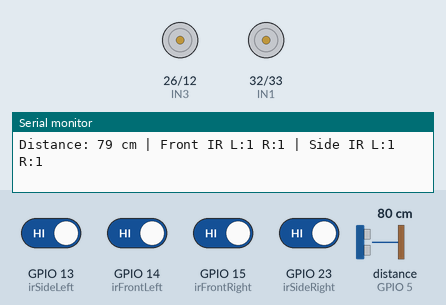
This sketch was run on a simulated ESP32. Parts: motor-driver pin pairs drawn as motors (green arrow = first pin HIGH = forward, orange = second pin HIGH = backward, longer = more drive), the last lines printed to the serial monitor. Wiring (inferred from the names in the program): ultrasonic range finder: trigger GPIO 4; echo GPIO 5. The inputs (shaded band) are chosen by the test bench; at power-on: GPIO 13 (irSideLeft), GPIO 14 (irFrontLeft), GPIO 15 (irFrontRight), GPIO 23 (irSideRight) HIGH, distance to the obstacle (sensor on GPIO 5) 80 cm. The echo pulse lasts 58.3 µs per cm; WiFi joins after 1.5 s; servers stay silent unless stated; storage starts empty.

Above: at 2.7 s.
2.8 s: GPIO 13 (irSideLeft) driven LOW
At 3.5 s:
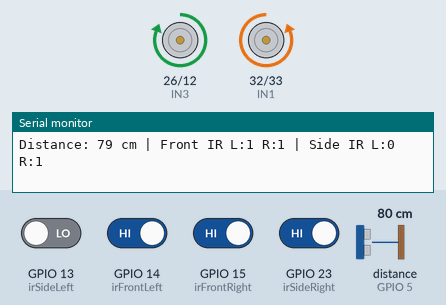
5.8 s: GPIO 23 (irSideRight) driven LOW
At 5.93 s:
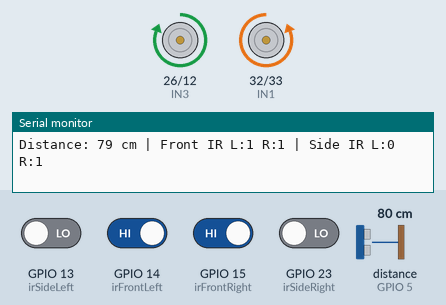
7.3 s: GPIO 13 (irSideLeft) driven HIGH
At 8.16 s:
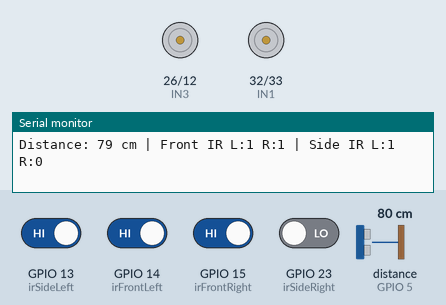
10.3 s: GPIO 23 (irSideRight) driven HIGH
At 10.39 s:
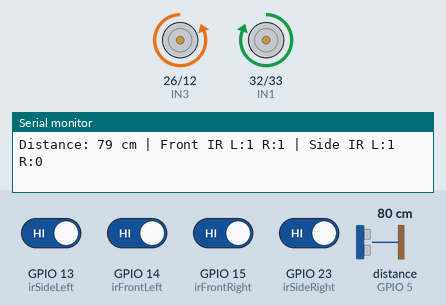
11.8 s: GPIO 14 (irFrontLeft) driven LOW and GPIO 15 (irFrontRight) driven LOW
At 13.0 s:
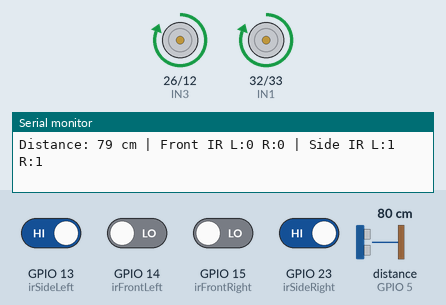
13.5 s: GPIO 14 (irFrontLeft) driven HIGH
At 14.6 s:
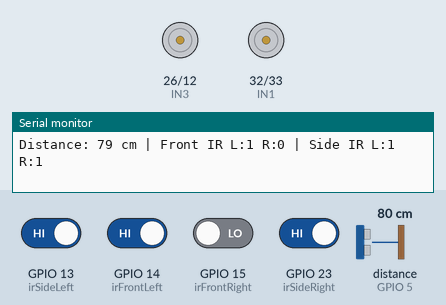
Timing chart, 0 to 16.0 s (numbered marks = the images above; inputs shaded):
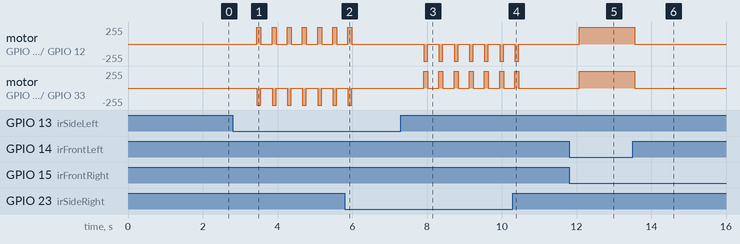

The sketch:

robo.ino
```cpp
#include <WiFi.h>
#include <WebServer.h>
#include <SPIFFS.h>

// Motor control pins
const int IN1 = 32;
const int IN2 = 33;
const int IN3 = 26;
const int IN4 = 12;

// Ultrasonic sensor pins
const int trigPin = 4;
const int echoPin = 5;

// IR sensor pins
const int irFrontRight = 15;
const int irFrontLeft = 14;
const int irSideLeft = 13;
const int irSideRight = 23;

// Distance threshold (in cm)
const int stopDistance = 20;

// WiFi Credentials
const char* ssid = "Samer Malaeb";
const char* password = "Millo_Isac";

// Web Server
WebServer server(80);

void serveFile(const char* path, const char* contentType) {
  File file = SPIFFS.open(path, "r");
  server.streamFile(file, contentType);
  file.close();
}

void setupWebsite() {
  // Initialize SPIFFS
  if (!SPIFFS.begin(true)) {
    Serial.println("SPIFFS Mount Failed");
    return;
  }

  // Configure routes
  server.on("/", HTTP_GET, []() {
    serveFile("/index.html", "text/html");
  });

  server.on("/style.css", HTTP_GET, []() {
    serveFile("/style.css", "text/css");
  });

  server.on("/app.js", HTTP_GET, []() {
    serveFile("/app.js", "application/javascript");
  });

  server.on("/sensor-data", HTTP_GET, []() {
    server.send(200, "application/json", "{\"waterLevel\":75}"); // Example data
  });

  server.on("/control/refill-water", HTTP_GET, []() {
    server.send(200, "text/plain", "Refill Started");
  });

  // Start server
  server.begin();
  Serial.println("Web server started");
}

void setup() {
  // Motor pins
  pinMode(IN1, OUTPUT);
  pinMode(IN2, OUTPUT);
  pinMode(IN3, OUTPUT);
  pinMode(IN4, OUTPUT);

  // Ultrasonic
  pinMode(trigPin, OUTPUT);
  pinMode(echoPin, INPUT);

  // IR sensors
  pinMode(irFrontRight, INPUT);
  pinMode(irFrontLeft, INPUT);
  pinMode(irSideLeft, INPUT);
  pinMode(irSideRight, INPUT);

  Serial.begin(115200);

  // Connect to WiFi
  WiFi.begin(ssid, password);
  while (WiFi.status() != WL_CONNECTED) {
    delay(500);
    Serial.print(".");
  }
  Serial.println("\nConnected to WiFi");
  Serial.print("IP address: ");
  Serial.println(WiFi.localIP());

  // Initialize website
  setupWebsite();
}

void loop() {
  // --- Read Ultrasonic Distance ---
  server.handleClient();
  digitalWrite(trigPin, LOW);
  delayMicroseconds(2);
  digitalWrite(trigPin, HIGH);
  delayMicroseconds(10);
  digitalWrite(trigPin, LOW);

  long duration = pulseIn(echoPin, HIGH);
  int distance = duration * 0.034 / 2;

  // --- Read IR sensors ---
  bool frontRight = digitalRead(irFrontRight); // 1 = no surface
  bool frontLeft = digitalRead(irFrontLeft);
  bool sideLeft = digitalRead(irSideLeft);
  bool sideRight = digitalRead(irSideRight);

  Serial.print("Distance: ");
  Serial.print(distance);
  Serial.print(" cm | Front IR L:");
  Serial.print(frontLeft);
  Serial.print(" R:");
  Serial.print(frontRight);
  Serial.print(" | Side IR L:");
  Serial.print(sideLeft);
  Serial.print(" R:");
  Serial.println(sideRight);

  // --- Main Logic ---
  if ((frontLeft == 0 && frontRight == 0) && distance > stopDistance) {
    // Move forward
    digitalWrite(IN1, HIGH);
    digitalWrite(IN2, LOW);
    digitalWrite(IN3, HIGH);
    digitalWrite(IN4, LOW);
  } else {
    // Stop first
    digitalWrite(IN1, LOW);
    digitalWrite(IN2, LOW);
    digitalWrite(IN3, LOW);
    digitalWrite(IN4, LOW);
    delay(300); // short pause

    // --- Decide turning ---
    if (sideLeft == 0 && sideRight == 1) {
      // Turn left: Right motors forward, Left motors backward
      digitalWrite(IN1, LOW);
      digitalWrite(IN2, HIGH);
      digitalWrite(IN3, HIGH);
      digitalWrite(IN4, LOW);
    } else if (sideRight == 0 && sideLeft == 1) {
      // Turn right: Left motors forward, Right motors backward
      digitalWrite(IN1, HIGH);
      digitalWrite(IN2, LOW);
      digitalWrite(IN3, LOW);
      digitalWrite(IN4, HIGH);
    } else {
      // Stay stopped
      digitalWrite(IN1, LOW);
      digitalWrite(IN2, LOW);
      digitalWrite(IN3, LOW);
      digitalWrite(IN4, LOW);
    }
  }

  delay(100);
}
```

Measured:
- after the input at 2.8 s, motor on GPIO 26 (IN3) / GPIO 12 (IN4): alternates forward 255/255 for 0.11 s and stopped for 0.30 s, starting after 0.65 s; motor on GPIO 32 (IN1) / GPIO 33 (IN2): alternates backward 255/255 for 0.11 s and stopped for 0.30 s, starting after 0.65 s
- after the input at 5.8 s, motor on GPIO 26 (IN3) / GPIO 12 (IN4), motor on GPIO 32 (IN1) / GPIO 33 (IN2): goes on until 6.0 s, then stays stopped
- after the input at 7.3 s, motor on GPIO 26 (IN3) / GPIO 12 (IN4): alternates backward 255/255 for 0.11 s and stopped for 0.30 s, starting after 0.61 s; motor on GPIO 32 (IN1) / GPIO 33 (IN2): alternates forward 255/255 for 0.11 s and stopped for 0.30 s, starting after 0.61 s
- after the input at 10.3 s, motor on GPIO 26 (IN3) / GPIO 12 (IN4), motor on GPIO 32 (IN1) / GPIO 33 (IN2): goes on until 10.5 s, then stays stopped
- after the input at 11.8 s, motor on GPIO 26 (IN3) / GPIO 12 (IN4), motor on GPIO 32 (IN1) / GPIO 33 (IN2): stopped → forward 255/255 after 0.28 s
- after the input at 13.5 s, motor on GPIO 26 (IN3) / GPIO 12 (IN4), motor on GPIO 32 (IN1) / GPIO 33 (IN2): forward 255/255 → stopped after 0.05 s
